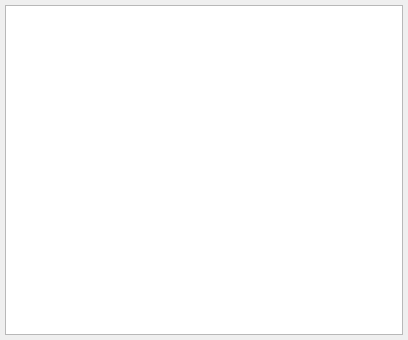
<?xml version="1.0" encoding="UTF-8"?>
<ui version="4.0">
 <class>Options3</class>
 <widget class="QWidget" name="Options3">
  <property name="geometry">
   <rect>
    <x>0</x>
    <y>0</y>
    <width>408</width>
    <height>340</height>
   </rect>
  </property>
  <layout class="QGridLayout">
   <property name="margin">
    <number>5</number>
   </property>
   <item row="0" column="0" colspan="2">
    <widget class="KTextEdit" name="kcfg_etcFiles"/>
   </item>
  </layout>
 </widget>
 <layoutdefault spacing="6" margin="11"/>
 <pixmapfunction>qPixmapFromMimeSource</pixmapfunction>
 <customwidgets>
  <customwidget>
   <class>KTextEdit</class>
   <extends>QTextEdit</extends>
   <header>ktextedit.h</header>
  </customwidget>
 </customwidgets>
 <includes>
  <include location="local">ktextedit.h</include>
 </includes>
 <resources/>
 <connections/>
</ui>
